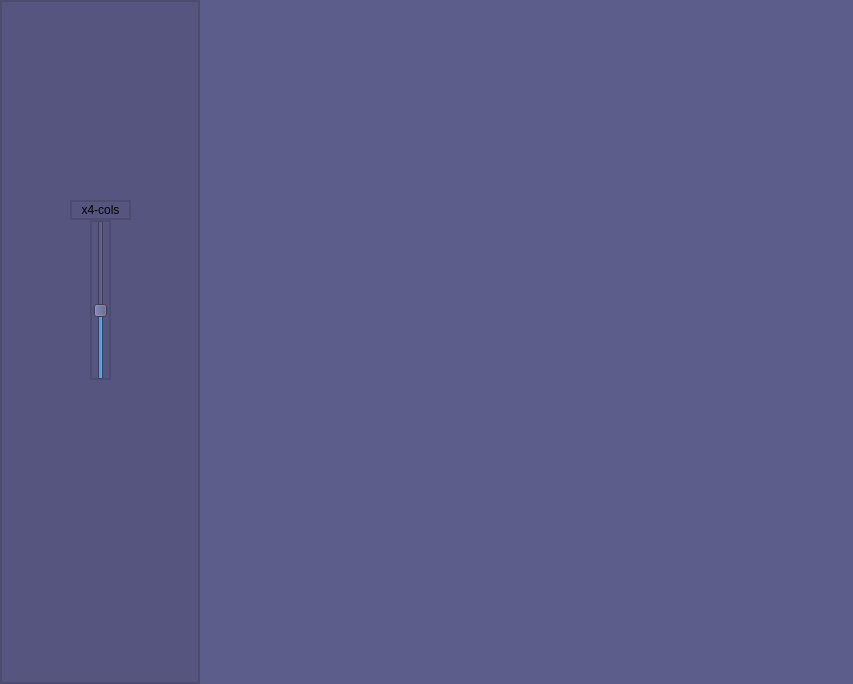
<?xml version="1.0" encoding="UTF-8"?>
<ui version="4.0">
 <class>MainWindow</class>
 <widget class="QMainWindow" name="MainWindow">
  <property name="geometry">
   <rect>
    <x>0</x>
    <y>0</y>
    <width>853</width>
    <height>684</height>
   </rect>
  </property>
  <property name="minimumSize">
   <size>
    <width>800</width>
    <height>600</height>
   </size>
  </property>
  <property name="windowTitle">
   <string>MainWindow</string>
  </property>
  <widget class="QWidget" name="centralwidget">
   <layout class="QGridLayout" name="gridLayout">
    <property name="leftMargin">
     <number>0</number>
    </property>
    <property name="topMargin">
     <number>0</number>
    </property>
    <property name="rightMargin">
     <number>0</number>
    </property>
    <property name="bottomMargin">
     <number>0</number>
    </property>
    <property name="spacing">
     <number>0</number>
    </property>
    <item row="0" column="2">
     <widget class="QWidget" name="thumbnailBackGround" native="true">
      <property name="styleSheet">
       <string notr="true">background-color: rgb(93, 93, 139);</string>
      </property>
      <layout class="QVBoxLayout" name="verticalLayout">
       <property name="leftMargin">
        <number>20</number>
       </property>
       <property name="topMargin">
        <number>20</number>
       </property>
       <property name="rightMargin">
        <number>20</number>
       </property>
       <property name="bottomMargin">
        <number>20</number>
       </property>
       <item>
        <widget class="QWidget" name="thumbnailLayout_container" native="true"/>
       </item>
      </layout>
     </widget>
    </item>
    <item row="0" column="0">
     <spacer name="horizontalSpacer">
      <property name="orientation">
       <enum>Qt::Horizontal</enum>
      </property>
      <property name="sizeType">
       <enum>QSizePolicy::Fixed</enum>
      </property>
      <property name="sizeHint" stdset="0">
       <size>
        <width>0</width>
        <height>0</height>
       </size>
      </property>
     </spacer>
    </item>
    <item row="0" column="1">
     <widget class="QWidget" name="SideBar" native="true">
      <property name="sizePolicy">
       <sizepolicy hsizetype="Maximum" vsizetype="Preferred">
        <horstretch>0</horstretch>
        <verstretch>0</verstretch>
       </sizepolicy>
      </property>
      <property name="minimumSize">
       <size>
        <width>200</width>
        <height>0</height>
       </size>
      </property>
      <property name="styleSheet">
       <string notr="true">background-color: rgb(85, 85, 127);
border: 1.5px solid rgb(76, 76, 113);</string>
      </property>
      <widget class="QSlider" name="scaleSlider">
       <property name="geometry">
        <rect>
         <x>90</x>
         <y>220</y>
         <width>21</width>
         <height>160</height>
        </rect>
       </property>
       <property name="minimum">
        <number>1</number>
       </property>
       <property name="maximum">
        <number>8</number>
       </property>
       <property name="singleStep">
        <number>1</number>
       </property>
       <property name="value">
        <number>4</number>
       </property>
       <property name="orientation">
        <enum>Qt::Vertical</enum>
       </property>
      </widget>
      <widget class="QLabel" name="scaleSlider_label">
       <property name="geometry">
        <rect>
         <x>70</x>
         <y>200</y>
         <width>61</width>
         <height>20</height>
        </rect>
       </property>
       <property name="text">
        <string>x4-cols</string>
       </property>
       <property name="alignment">
        <set>Qt::AlignCenter</set>
       </property>
      </widget>
     </widget>
    </item>
   </layout>
  </widget>
 </widget>
 <resources/>
 <connections/>
</ui>
